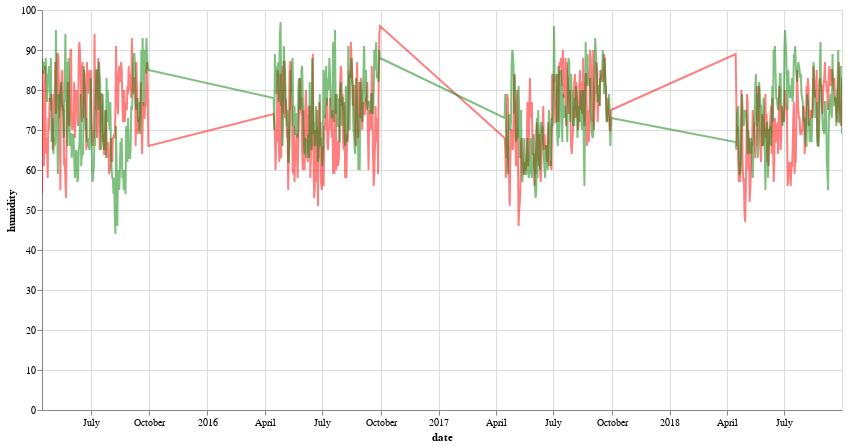

Write notebook code for a chart like this one.
### Code cell
humidity_max_plot_aa = alt.Chart(df_aa).encode(
    x='date:T',
    y='humidity:Q'
)

humidity_max_plot_msk = alt.Chart(df_msk).encode(
    x='date:T',
    y='humidity:Q'
)

aa_msk_max = humidity_max_plot_aa.mark_line(opacity=0.5, color='red')\
+humidity_max_plot_msk.mark_line(opacity=0.5, color='green')

aa_msk_max.properties(width=800, height=400).interactive()

### Figure 1 — Vega-Lite specification as saved in the notebook (floating-point values rounded to 4 significant figures; data arrays with more than 128 entries replaced by an {"elided": "..."} marker saying what was removed)
{"$schema": "https://vega.github.io/schema/vega-lite/v2.6.0.json", "config": {"view": {"height": 300, "width": 400}}, "datasets": {"data-98f15b60a3dc78b3d090098e88e1e323": {"elided": "676 records"}, "data-e654c4c9892c1f3913035ee76ba448ce": {"elided": "676 records"}}, "height": 400, "layer": [{"data": {"name": "data-e654c4c9892c1f3913035ee76ba448ce"}, "encoding": {"x": {"field": "date", "type": "temporal"}, "y": {"field": "humidity", "type": "quantitative"}}, "mark": {"color": "red", "opacity": 0.5, "type": "line"}, "selection": {"selector020": {"bind": "scales", "encodings": ["x", "y"], "mark": {"fill": "#333", "fillOpacity": 0.125, "stroke": "white"}, "on": "[mousedown, window:mouseup] > window:mousemove!", "resolve": "global", "translate": "[mousedown, window:mouseup] > window:mousemove!", "type": "interval", "zoom": "wheel!"}}}, {"data": {"name": "data-98f15b60a3dc78b3d090098e88e1e323"}, "encoding": {"x": {"field": "date", "type": "temporal"}, "y": {"field": "humidity", "type": "quantitative"}}, "mark": {"color": "green", "opacity": 0.5, "type": "line"}}], "width": 800}
